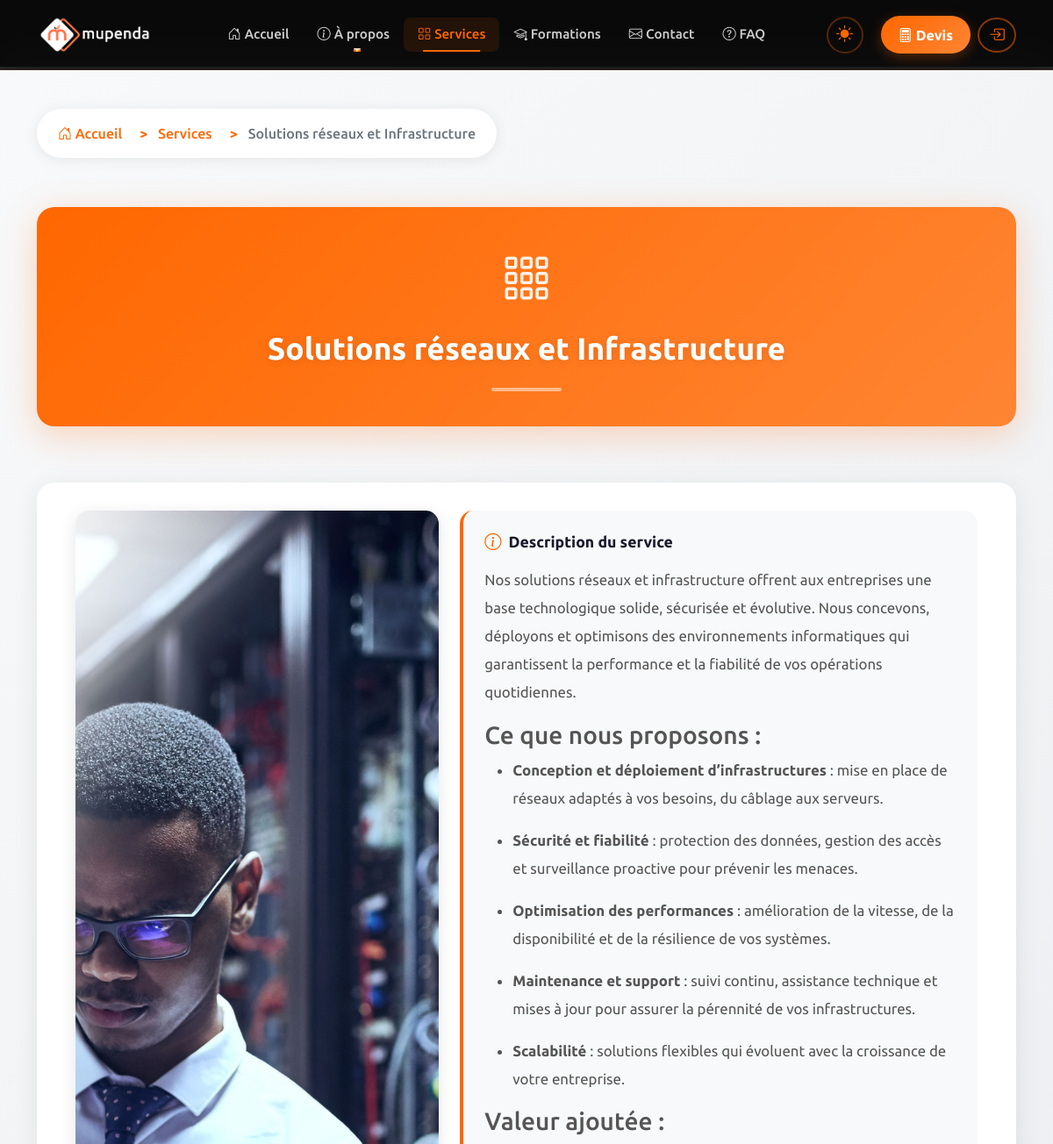
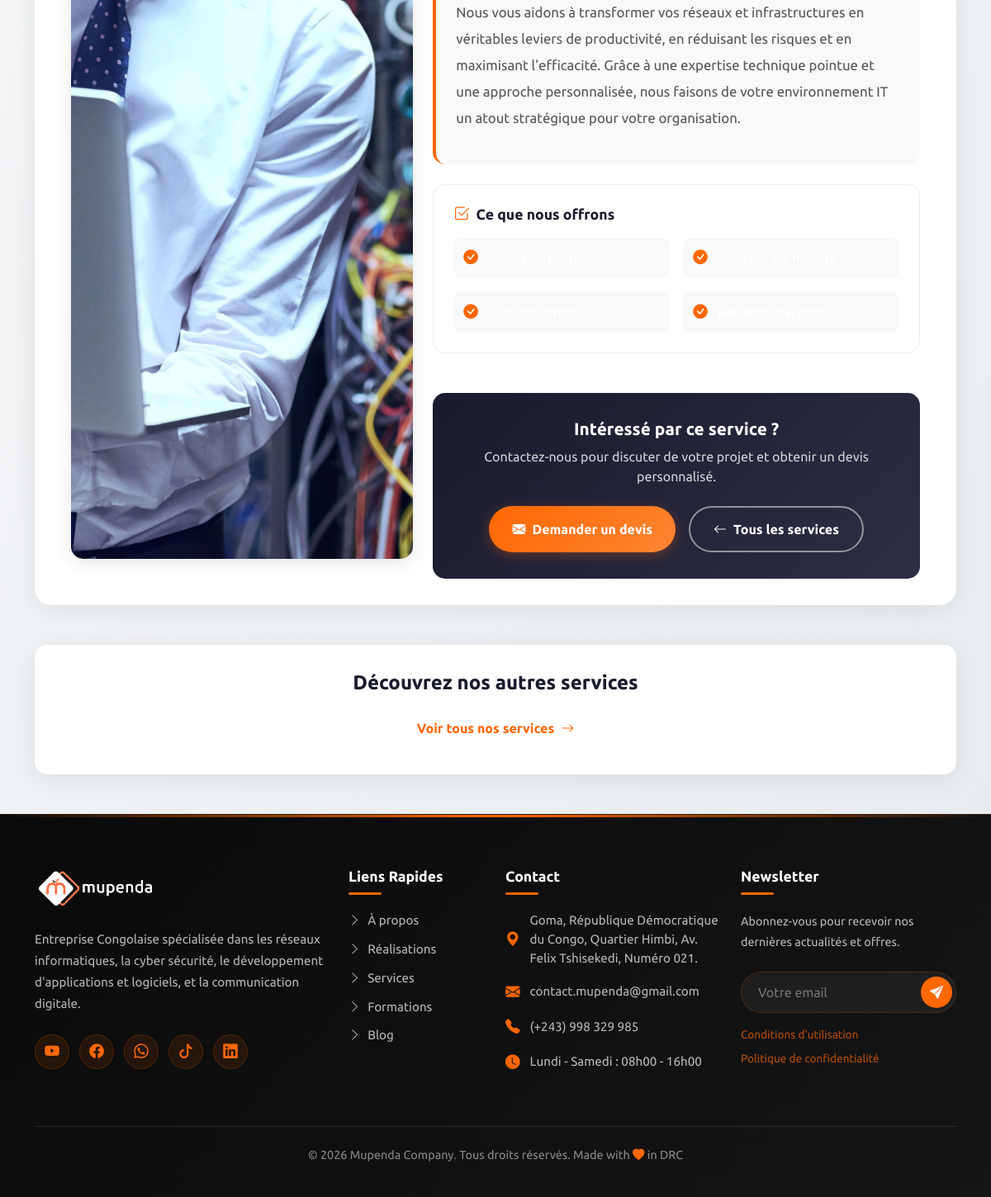
The page /service/solutions-reseaux-et-infrastructure/ on the database its author committed (2 pictures, top to bottom).
### MupendaApp/models.py (models this page shows, shortened)
class Services(models.Model):
    nom = models.CharField(max_length=255, unique=True)
    slug = models.SlugField(max_length=255, unique=True, null=True, blank=True)
    description = CKEditor5Field(null=True)
    photo = models.ImageField(upload_to="static/images", blank=True, null=True)
    date_ajout = models.DateTimeField(auto_now_add=True)
    update_on = models.DateTimeField(auto_now=True)
    status = models.BooleanField(default=False)
    class Meta:
        ordering = ['-date_ajout']

class SiteContact(models.Model):
    adresse_complete = models.TextField(
        default="Goma, République Démocratique du Congo",
        help_text="Adresse complète de l'entreprise"
    )
    telephone_principal = models.CharField(
        max_length=50,
        default="(+243) 000 000 000",
        help_text="Numéro de téléphone principal"
    )
    telephone_secondaire = models.CharField(
        max_length=50,
        blank=True,
        null=True,
        help_text="Numéro de téléphone secondaire (optionnel)"
    )
    email_principal = models.EmailField(
        max_length=100,
        default="contact@mupenda.cd",
        help_text="Email principal de contact"
    )
    email_support = models.EmailField(
        max_length=100,
        blank=True,
        null=True,
        help_text="Email pour le support client"
    )
    horaires_ouverture = models.CharField(
        max_length=255,
        default="Lundi - Samedi : 08h00 - 16h00",
        help_text="Horaires d'ouverture (texte libre)"
    )
    facebook_url = models.URLField(
        blank=True,
        null=True,
        help_text="URL de la page Facebook"
    )
    twitter_url = models.URLField(
        blank=True,
        null=True,
        help_text="URL de la page Twitter/X"
    )
    linkedin_url = models.URLField(
        blank=True,
        null=True,
        help_text="URL de la page LinkedIn"
    )
    instagram_url = models.URLField(
        blank=True,
        null=True,
        help_text="URL de la page Instagram"
    )
    carte_embed_url = models.URLField(
        blank=True,
        null=True,
        help_text="URL embed Google Maps (iframe)"
    )
    est_actif = models.BooleanField(
        default=True,
        help_text="Si coché, ces informations seront affichées sur le site"
    )
    date_creation = models.DateTimeField(auto_now_add=True)
    date_modification = models.DateTimeField(auto_now=True)
    class Meta:
        verbose_name = "Information de Contact"
        verbose_name_plural = "Informations de Contact"

### MupendaApp/views.py (the view)
# urls.py: path('service/<slug:slug>/', views.service_detail, name="service_detail"),
def service_detail(request, slug):
    service = get_object_or_404(Services, slug=slug)
    return render(request, 'service_detail.html', context={"service":service})

### MupendaApp/templates/service_detail.html (shortened to what this page needs)
{% extends 'base.html' %}
{% load static %}
{% block content %}
<section class="service-detail-section py-5">
  <div class="container">
    <nav aria-label="breadcrumb" class="mb-4">
      <ol class="breadcrumb">
        <li class="breadcrumb-item"><a href="{% url 'index' %}"><i class="bi bi-house-door"></i> Accueil</a></li>
        <li class="breadcrumb-item"><a href="{% url 'service' %}">Services</a></li>
        <li class="breadcrumb-item active" aria-current="page">{{ service.nom }}</li>
      </ol>
    </nav>
    <div class="row mb-5">
      <div class="col-12">
        <div class="service-hero-header">
          <div class="service-icon-large">
            <i class="bi bi-grid-3x3-gap"></i>
          </div>
          <h1 class="service-detail-title">{{ service.nom }}</h1>
          <div class="service-divider"></div>
        </div>
      </div>
    </div>
    <div class="row service-content-wrapper">
      <div class="col-lg-5 mb-4">
        <div class="service-detail-image">
          {% if service.photo %}
          <img src="{{ service.photo.url }}" alt="{{ service.nom }}" class="img-fluid">
          {% else %}
          <div class="service-image-placeholder">
            <i class="bi bi-image"></i>
            <span>{{ service.nom }}</span>
          </div>
          {% endif %}
        </div>
      </div>
      <div class="col-lg-7">
        <div class="service-detail-content">
          <div class="content-box">
            <h3 class="section-subtitle">
              <i class="bi bi-info-circle"></i>
              Description du service
            </h3>
            <div class="service-detail-description">
              {{ service.description|safe }}
            </div>
          </div>
          <div class="service-features mt-4">
            <h3 class="section-subtitle">
              <i class="bi bi-check2-square"></i>
              Ce que nous offrons
            </h3>
            <div class="features-grid">
              <div class="feature-item">
                <i class="bi bi-check-circle-fill"></i>
                <span>Expertise professionnelle</span>
              </div>
              <div class="feature-item">
                <i class="bi bi-check-circle-fill"></i>
                <span>Solution sur mesure</span>
              </div>
              <div class="feature-item">
                <i class="bi bi-check-circle-fill"></i>
                <span>Support continu</span>
              </div>
              <div class="feature-item">
                <i class="bi bi-check-circle-fill"></i>
                <span>Résultats garantis</span>
              </div>
            </div>
          </div>
          <div class="cta-box mt-5">
            <h4>Intéressé par ce service ?</h4>
            <p>Contactez-nous pour discuter de votre projet et obtenir un devis personnalisé.</p>
            <div class="cta-buttons">
              <a href="{% url 'contact' %}" class="btn-hero-primary">
                <i class="bi bi-envelope-fill"></i>
                Demander un devis
              </a>
              <a href="{% url 'service' %}" class="btn-hero-secondary">
                <i class="bi bi-arrow-left"></i>
                Tous les services
              </a>
            </div>
          </div>
        </div>
      </div>
    </div>
    <div class="row mt-5">
      <div class="col-12">
        <div class="related-services">
          <h3 class="related-title">Découvrez nos autres services</h3>
          <div class="related-cta">
            <a href="{% url 'service' %}" class="btn-view-all">
              Voir tous nos services <i class="bi bi-arrow-right"></i>
            </a>
          </div>
        </div>
      </div>
    </div>
  </div>
</section>
{% endblock %}

### MupendaApp/templates/base.html (shortened to what this page needs)
{% load static %}
<!doctype html>
<html lang="fr" data-bs-theme="dark">
  <head>
    <link href="https://cdn.jsdelivr.net/npm/bootstrap@5.3.3/dist/css/bootstrap.min.css" rel="stylesheet">
    <link rel="stylesheet" href="https://cdn.jsdelivr.net/npm/bootstrap-icons@1.13.1/font/bootstrap-icons.min.css">
    <header>
      <nav class="navbar navbar-expand-lg fixed-top modern-navbar">
        <div class="container">
          <a class="navbar-brand" href="/">
            <img src="{% static 'images/White Mupenda Company.png' %}" alt="Mupenda Company" id="navbar-logo">
          </a>
          <div class="collapse navbar-collapse" id="navbarNav">
            <ul class="navbar-nav mx-auto mb-2 mb-lg-0">
              <li class="nav-item">
                <a class="nav-link {% if request.path == '/' %}active{% endif %}" href="/">
                  <i class="bi bi-house-door me-1"></i>Accueil
                </a>
              </li>
              <li class="nav-item dropdown">
                <a class="nav-link dropdown-toggle" href="#" role="button" data-bs-toggle="dropdown"
                  aria-expanded="false">
                  <i class="bi bi-info-circle me-1"></i>À propos
                </a>
              </li>
              <li class="nav-item">
                <a class="nav-link {% if 'service' in request.path %}active{% endif %}" href="{% url 'service' %}">
                  <i class="bi bi-grid me-1"></i>Services
                </a>
              </li>
              <li class="nav-item">
                <a class="nav-link {% if 'formation' in request.path %}active{% endif %}" href="{% url 'formation' %}">
                  <i class="bi bi-mortarboard me-1"></i>Formations
                </a>
              </li>
              <li class="nav-item">
                <a class="nav-link {% if 'contact' in request.path %}active{% endif %}" href="{% url 'contact' %}">
                  <i class="bi bi-envelope me-1"></i>Contact
                </a>
              </li>
              <li class="nav-item">
                <a class="nav-link {% if 'faq' in request.path %}active{% endif %}" href="{% url 'faq' %}">
                  <i class="bi bi-question-circle me-1"></i>FAQ
                </a>
              </li>
            </ul>
            <div class="d-flex align-items-center gap-2 nav-actions">
              <button class="theme-toggle d-none d-lg-flex" id="themeToggle" type="button" aria-label="Toggle theme">
                <i class="bi bi-sun-fill" id="themeIcon"></i>
              </button>
              {% if user.is_authenticated %}
              <a class="btn btn-cta-nav" href="{% url 'mon_profil_devis' %}">
                <i class="bi bi-calculator me-1"></i><span class="d-none d-xl-inline">Devis</span>
              </a>
              {% else %}
              <a class="btn btn-cta-nav" href="{% url 'connexion' %}?next={% url 'mon_profil_devis' %}">
                <i class="bi bi-calculator me-1"></i><span class="d-none d-xl-inline">Devis</span>
              </a>
              {% endif %}
              <div class="auth-group d-none d-lg-flex align-items-center gap-2">
                {% if user.is_authenticated %}
                <a href="{% url 'profil' %}" class="btn btn-login-nav d-none d-lg-inline-flex" title="Profil">
                  {% if user.profile and user.profile.photo %}
                  <img src="{{ user.profile.photo.url }}" alt="{{ user.username }}" style="width: 32px; height: 32px; border-radius: 50%; object-fit: cover;">
                  {% else %}
                  <i class="bi bi-person-circle"></i>
                  {% endif %}
                </a>
                <a href="{% url 'deconnexion' %}" class="btn btn-login-nav btn-logout d-none d-lg-inline-flex" title="Déconnexion">
                  <i class="bi bi-box-arrow-right"></i>
                </a>
                {% else %}
                <a href="{% url 'connexion' %}" class="btn btn-login-nav d-none d-lg-inline-flex" title="Connexion">
                  <i class="bi bi-box-arrow-in-right"></i>
                </a>
                {% endif %}
              </div>
            </div>
          </div>
        </div>
      </nav>
    </header>
    <main style="padding-top: 76px;">
      {% block content %}
      {% endblock %}
    </main>
    <footer class="modern-footer">
      <div class="container">
        <div class="row g-4">
          <div class="col-lg-4 col-md-6">
            <div class="footer-brand">
              <img src="{% static 'images/White Mupenda Company.png' %}" alt="Mupenda Company" id="footer-logo" style="height: 50px; width: auto; object-fit: contain;">
            </div>
            <p class="footer-description">
              Entreprise Congolaise spécialisée dans les réseaux informatiques, la cyber sécurité,
              le développement d'applications et logiciels, et la communication digitale.
            </p>
            <div class="social-links">
              <a href="#" class="social-link" aria-label="YouTube">
                <i class="bi bi-youtube"></i>
              </a>
              <a href="https://www.facebook.com/profile.php?id=61583961959384" target="_blank" class="social-link" aria-label="Facebook">
                <i class="bi bi-facebook"></i>
              </a>
              <a href="https://wa.me/message/NUIRR6EEJTT6J1" target="_blank" class="social-link" aria-label="WhatsApp">
                <i class="bi bi-whatsapp"></i>
              </a>
              <a href="https://www.tiktok.com/@mupenda_company?_r=1&_t=ZS-94R76bL1LGu" target="_blank" class="social-link" aria-label="TikTok">
                <i class="bi bi-tiktok"></i>
              </a>
              <a href="#" class="social-link" aria-label="LinkedIn">
                <i class="bi bi-linkedin"></i>
              </a>
            </div>
          </div>
          <div class="col-lg-2 col-md-6">
            <h5 class="footer-title">Liens Rapides</h5>
            <ul class="footer-links">
              <li><a href="{% url 'apropos' %}"><i class="bi bi-chevron-right"></i>À propos</a></li>
              <li><a href="{% url 'realisations' %}"><i class="bi bi-chevron-right"></i>Réalisations</a></li>
              <li><a href="{% url 'service' %}"><i class="bi bi-chevron-right"></i>Services</a></li>
              <li><a href="{% url 'formation' %}"><i class="bi bi-chevron-right"></i>Formations</a></li>
              <li><a href="{% url 'blog' %}"><i class="bi bi-chevron-right"></i>Blog</a></li>
            </ul>
          </div>
          <div class="col-lg-3 col-md-6">
            <h5 class="footer-title">Contact</h5>
            {% if site_contact %}
            <div class="footer-contact-item">
              <i class="bi bi-geo-alt-fill"></i>
              <span>{{ site_contact.adresse_complete|default:"Goma, République Démocratique du Congo" }}</span>
            </div>
            <div class="footer-contact-item">
              <i class="bi bi-envelope-fill"></i>
              <span>{{ site_contact.email_principal|default:"contact@mupenda.cd" }}</span>
            </div>
            <div class="footer-contact-item">
              <i class="bi bi-telephone-fill"></i>
              <span>{{ site_contact.telephone_principal|default:"+243 998 329 985" }}</span>
            </div>
            <div class="footer-contact-item">
              <i class="bi bi-clock-fill"></i>
              <span>{{ site_contact.horaires_ouverture|default:"Lun - Ven: 8h00 - 17h00" }}</span>
            </div>
            {% endif %}
          </div>
          <div class="col-lg-3 col-md-6">
            <h5 class="footer-title">Newsletter</h5>
            <p class="footer-description" style="font-size: 0.9rem;">
              Abonnez-vous pour recevoir nos dernières actualités et offres.
            </p>
            <form class="newsletter-form" id="newsletterForm" method="post" action="{% url 'newsletter_subscribe' %}">
              <input type="email" name="email" id="newsletterEmail" class="newsletter-input" placeholder="Votre email" required>
              <button type="submit" class="newsletter-btn" id="newsletterBtn">
                <i class="bi bi-send-fill" id="newsletterIcon"></i>
              </button>
            </form>
            <div class="mt-3">
              <a href="{% url 'conditions_utilisations' %}" class="d-block text-decoration-none mb-2" style="color: rgba(255,103,0,0.7); font-size: 0.85rem;">
                Conditions d'utilisation
              </a>
              <a href="{% url 'politique' %}" class="d-block text-decoration-none" style="color: rgba(255,103,0,0.7); font-size: 0.85rem;">
                Politique de confidentialité
              </a>
            </div>
          </div>
        </div>
        <div class="footer-bottom">
          <p class="footer-bottom-text">
            &copy; 2026 Mupenda Company. Tous droits réservés. Made with
            <i class="bi bi-heart-fill" style="color: var(--primary-orange);"></i> in DRC
          </p>
        </div>
      </div>
    </footer>
  </body>
</html>

### rows shown on the page
Services: nom "Solutions réseaux et Infrastructure", photo (picture), description "Nos solutions réseaux et infrastructure offrent aux entreprises une base technologique solide, sécurisée et évolutive. Nous concevons, déployons et optimisons des environnements informatiques qui garantissent la performance et la fiabilité de vos opérations quotidiennes. Ce que nous proposons : Conception et déploiement d’infrastructures : mise en place de réseaux adaptés à vos besoins, du câblage aux serveurs. Sécurité et fiabilité : protection des données, gestion des accès et surveillance proactive pour prévenir les menaces. Optimisation des performances : amélioration de la vitesse, de la disponibilité et de la résilience de vos systèmes. Maintenance et support : suivi continu,…"
SiteContact: adresse_complete "Goma, République Démocratique du Congo, Quartier Himbi, Av. Felix Tshisekedi, Numéro 021.", email_principal "contact.mupenda@gmail.com", telephone_principal "(+243) 998 329 985", horaires_ouverture "Lundi - Samedi : 08h00 - 16h00"
